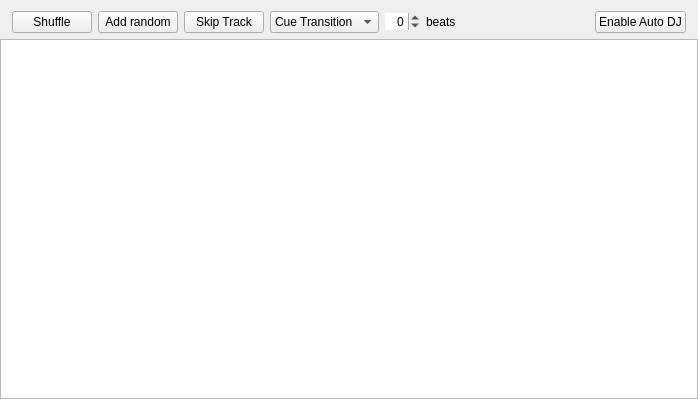
<?xml version="1.0" encoding="UTF-8"?>
<ui version="4.0">
 <class>DlgAutoDJ</class>
 <widget class="QWidget" name="DlgAutoDJ">
  <property name="geometry">
   <rect>
    <x>0</x>
    <y>0</y>
    <width>698</width>
    <height>399</height>
   </rect>
  </property>
  <property name="windowTitle">
   <string>Manage</string>
  </property>
  <property name="styleSheet">
   <string notr="true"/>
  </property>
  <layout class="QVBoxLayout" name="verticalLayout">
   <property name="leftMargin">
    <number>0</number>
   </property>
   <property name="rightMargin">
    <number>0</number>
   </property>
   <property name="bottomMargin">
    <number>0</number>
   </property>
   <item>
    <layout class="QHBoxLayout" name="horizontalLayout">
     <property name="sizeConstraint">
      <enum>QLayout::SetMinimumSize</enum>
     </property>
     <property name="leftMargin">
      <number>12</number>
     </property>
     <property name="rightMargin">
      <number>12</number>
     </property>
     <property name="bottomMargin">
      <number>0</number>
     </property>
     <item>
      <widget class="QPushButton" name="pushButtonShuffle">
       <property name="toolTip">
        <string>Shuffle the content of the Auto DJ playlist.</string>
       </property>
       <property name="text">
        <string>Shuffle</string>
       </property>
       <property name="checkable">
        <bool>false</bool>
       </property>
      </widget>
     </item>
     <item>
      <widget class="QPushButton" name="pushButtonAddRandom">
       <property name="text">
        <string>Add random</string>
       </property>
      </widget>
     </item>
     <item>
      <widget class="QPushButton" name="pushButtonSkipNext">
       <property name="toolTip">
        <string>Skip the next track in the Auto DJ playlist.</string>
       </property>
       <property name="text">
        <string>Skip Track</string>
       </property>
       <property name="checkable">
        <bool>false</bool>
       </property>
      </widget>
     </item>
     <item>
      <widget class="QComboBox" name="comboBoxTransition">
       <item>
        <property name="text">
         <string>Cue Transition</string>
        </property>
       </item>
       <item>
        <property name="text">
         <string>Beatmatching</string>
        </property>
       </item>
       <item>
        <property name="text">
         <string>CD Mode</string>
        </property>
       </item>
      </widget>
     </item>
     <item>
      <widget class="QSpinBox" name="spinBoxTransition">
       <property name="sizePolicy">
        <sizepolicy hsizetype="Fixed" vsizetype="Fixed">
         <horstretch>0</horstretch>
         <verstretch>0</verstretch>
        </sizepolicy>
       </property>
       <property name="toolTip">
        <string>Determines the duration of the transition.</string>
       </property>
       <property name="frame">
        <bool>false</bool>
       </property>
       <property name="alignment">
        <set>Qt::AlignRight|Qt::AlignTrailing|Qt::AlignVCenter</set>
       </property>
       <property name="minimum">
        <number>-9</number>
       </property>
      </widget>
     </item>
     <item>
      <widget class="QLabel" name="label_2">
       <property name="toolTip">
        <string comment="&quot;sec.&quot; as in seconds">Seconds</string>
       </property>
       <property name="text">
        <string>beats</string>
       </property>
      </widget>
     </item>
     <item>
      <spacer name="horizontalSpacer">
       <property name="orientation">
        <enum>Qt::Horizontal</enum>
       </property>
       <property name="sizeHint" stdset="0">
        <size>
         <width>1</width>
         <height>20</height>
        </size>
       </property>
      </spacer>
     </item>
     <item>
      <widget class="QPushButton" name="pushButtonAutoDJ">
       <property name="toolTip">
        <string>Turn Auto DJ on or off.</string>
       </property>
       <property name="text">
        <string>Enable Auto DJ</string>
       </property>
       <property name="checkable">
        <bool>true</bool>
       </property>
      </widget>
     </item>
    </layout>
   </item>
   <item>
    <widget class="QTableView" name="m_pTrackTablePlaceholder">
     <property name="sizePolicy">
      <sizepolicy hsizetype="Expanding" vsizetype="Expanding">
       <horstretch>0</horstretch>
       <verstretch>0</verstretch>
      </sizepolicy>
     </property>
     <property name="showGrid">
      <bool>true</bool>
     </property>
    </widget>
   </item>
  </layout>
 </widget>
 <resources>
  <include location="../res/mixxx.qrc"/>
 </resources>
 <connections/>
</ui>
